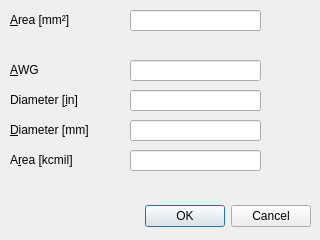
<?xml version="1.0" encoding="UTF-8"?>
<ui version="4.0">
 <class>mm2_to_awg_dialog</class>
 <widget class="QDialog" name="mm2_to_awg_dialog">
  <property name="geometry">
   <rect>
    <x>0</x>
    <y>0</y>
    <width>320</width>
    <height>240</height>
   </rect>
  </property>
  <property name="windowTitle">
   <string>mm² to American wire gauge (AWG)</string>
  </property>
  <widget class="QDialogButtonBox" name="buttonBox">
   <property name="geometry">
    <rect>
     <x>10</x>
     <y>200</y>
     <width>301</width>
     <height>32</height>
    </rect>
   </property>
   <property name="orientation">
    <enum>Qt::Orientation::Horizontal</enum>
   </property>
   <property name="standardButtons">
    <set>QDialogButtonBox::StandardButton::Cancel|QDialogButtonBox::StandardButton::Ok</set>
   </property>
  </widget>
  <widget class="QLabel" name="label">
   <property name="geometry">
    <rect>
     <x>10</x>
     <y>62</y>
     <width>49</width>
     <height>16</height>
    </rect>
   </property>
   <property name="text">
    <string>&amp;AWG</string>
   </property>
   <property name="buddy">
    <cstring>awgLineEdit</cstring>
   </property>
  </widget>
  <widget class="QLineEdit" name="awgLineEdit">
   <property name="geometry">
    <rect>
     <x>130</x>
     <y>60</y>
     <width>131</width>
     <height>21</height>
    </rect>
   </property>
   <property name="readOnly">
    <bool>true</bool>
   </property>
  </widget>
  <widget class="QLabel" name="label_2">
   <property name="geometry">
    <rect>
     <x>10</x>
     <y>92</y>
     <width>91</width>
     <height>16</height>
    </rect>
   </property>
   <property name="text">
    <string>Diameter [&amp;in]</string>
   </property>
   <property name="buddy">
    <cstring>diameterInchLineEdit</cstring>
   </property>
  </widget>
  <widget class="QLineEdit" name="diameterInchLineEdit">
   <property name="geometry">
    <rect>
     <x>130</x>
     <y>90</y>
     <width>131</width>
     <height>21</height>
    </rect>
   </property>
   <property name="readOnly">
    <bool>true</bool>
   </property>
  </widget>
  <widget class="QLabel" name="label_3">
   <property name="geometry">
    <rect>
     <x>10</x>
     <y>122</y>
     <width>111</width>
     <height>16</height>
    </rect>
   </property>
   <property name="text">
    <string>&amp;Diameter [mm]</string>
   </property>
   <property name="buddy">
    <cstring>diameterMmLineEdit</cstring>
   </property>
  </widget>
  <widget class="QLineEdit" name="diameterMmLineEdit">
   <property name="geometry">
    <rect>
     <x>130</x>
     <y>120</y>
     <width>131</width>
     <height>21</height>
    </rect>
   </property>
   <property name="readOnly">
    <bool>true</bool>
   </property>
  </widget>
  <widget class="QLabel" name="label_4">
   <property name="geometry">
    <rect>
     <x>10</x>
     <y>152</y>
     <width>101</width>
     <height>16</height>
    </rect>
   </property>
   <property name="text">
    <string>A&amp;rea [kcmil]</string>
   </property>
   <property name="buddy">
    <cstring>areaKcmilLineEdit</cstring>
   </property>
  </widget>
  <widget class="QLineEdit" name="areaKcmilLineEdit">
   <property name="geometry">
    <rect>
     <x>130</x>
     <y>150</y>
     <width>131</width>
     <height>21</height>
    </rect>
   </property>
   <property name="readOnly">
    <bool>true</bool>
   </property>
  </widget>
  <widget class="QLabel" name="label_5">
   <property name="geometry">
    <rect>
     <x>10</x>
     <y>12</y>
     <width>111</width>
     <height>16</height>
    </rect>
   </property>
   <property name="text">
    <string>&amp;Area [mm²]</string>
   </property>
   <property name="buddy">
    <cstring>areaMm2LineEdit</cstring>
   </property>
  </widget>
  <widget class="DotLineEdit" name="areaMm2LineEdit">
   <property name="geometry">
    <rect>
     <x>130</x>
     <y>10</y>
     <width>131</width>
     <height>21</height>
    </rect>
   </property>
   <property name="readOnly">
    <bool>false</bool>
   </property>
  </widget>
 </widget>
 <customwidgets>
  <customwidget>
   <class>DotLineEdit</class>
   <extends>QLineEdit</extends>
   <header>.dot_line_edit</header>
  </customwidget>
 </customwidgets>
 <tabstops>
  <tabstop>areaMm2LineEdit</tabstop>
  <tabstop>awgLineEdit</tabstop>
  <tabstop>diameterInchLineEdit</tabstop>
  <tabstop>diameterMmLineEdit</tabstop>
  <tabstop>areaKcmilLineEdit</tabstop>
 </tabstops>
 <resources/>
 <connections>
  <connection>
   <sender>buttonBox</sender>
   <signal>accepted()</signal>
   <receiver>mm2_to_awg_dialog</receiver>
   <slot>accept()</slot>
   <hints>
    <hint type="sourcelabel">
     <x>248</x>
     <y>254</y>
    </hint>
    <hint type="destinationlabel">
     <x>157</x>
     <y>274</y>
    </hint>
   </hints>
  </connection>
  <connection>
   <sender>buttonBox</sender>
   <signal>rejected()</signal>
   <receiver>mm2_to_awg_dialog</receiver>
   <slot>reject()</slot>
   <hints>
    <hint type="sourcelabel">
     <x>316</x>
     <y>260</y>
    </hint>
    <hint type="destinationlabel">
     <x>286</x>
     <y>274</y>
    </hint>
   </hints>
  </connection>
 </connections>
</ui>
